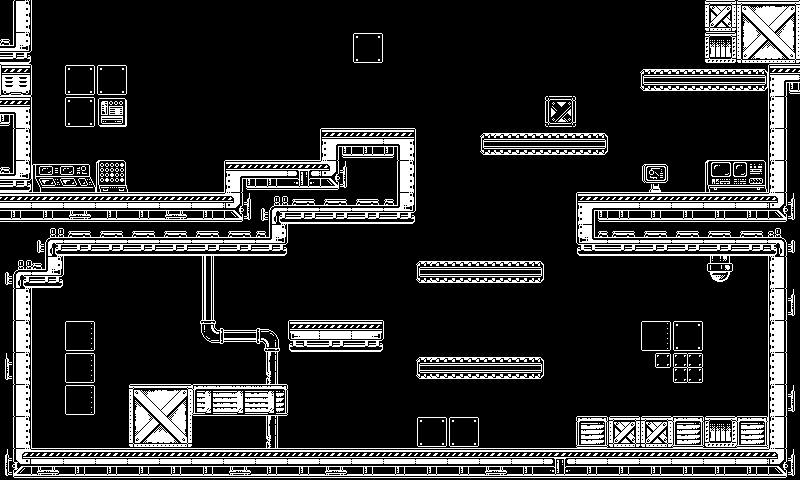

This game map was drawn from its Tiled (.tmx) file and the tilesets committed beside it. A one-line description and the full map source follow:
An orthogonal 25x15 tile map with 32x32 px tiles, 1 tile layer (background) and 20 objects.

<map version="1.5" tiledversion="1.7.1" orientation="orthogonal" renderorder="right-down" width="25" height="15" tilewidth="32" tileheight="32" infinite="0" nextlayerid="8" nextobjectid="29">
 <editorsettings>
  <export target="map.lua" format="lua" />
 </editorsettings>
 <tileset firstgid="1" name="robo_1b_tileset_visual" tilewidth="32" tileheight="32" tilecount="308" columns="22">
  <image source="../assets/robo_1b_tileset_visual.png" width="704" height="464" />
 </tileset>
 <layer id="5" name="background" width="25" height="15">
  <data encoding="csv">
96,0,0,0,0,0,0,0,0,0,0,0,0,0,0,0,0,0,0,0,0,0,108,105,106,
160,0,0,0,0,0,0,0,0,0,0,35,0,0,0,0,0,0,0,0,0,0,107,127,128,
228,0,35,35,0,0,0,0,0,0,0,0,0,0,0,0,0,0,0,0,100,101,101,102,26,
74,0,35,32,0,0,0,0,0,0,0,0,0,0,0,0,0,129,0,0,0,0,0,0,48,
96,0,0,0,0,0,0,0,0,0,68,27,28,0,0,100,101,101,102,0,0,0,0,0,48,
118,61,62,41,0,0,0,68,27,30,70,93,96,0,0,0,0,0,0,0,65,0,63,64,48,
69,27,24,27,27,24,27,70,116,159,159,159,118,0,0,0,0,0,68,27,27,27,27,27,70,
93,116,159,159,159,159,159,159,118,0,0,0,0,0,0,0,0,0,112,113,113,113,113,113,114,
116,118,0,0,0,0,186,0,0,0,0,0,0,100,101,101,102,0,0,0,0,0,193,0,90,
96,0,0,0,0,0,186,0,0,0,0,0,0,0,0,0,0,0,0,0,0,0,0,0,156,
96,0,34,0,0,0,208,165,166,202,203,204,0,0,0,0,0,0,0,0,34,35,0,0,90,
162,0,34,0,0,0,0,0,211,0,0,0,0,100,101,101,102,0,0,0,37,36,0,0,90,
96,0,34,0,105,106,151,152,153,0,0,0,0,0,0,0,0,0,0,0,0,0,0,0,156,
96,0,0,0,127,128,0,0,211,0,0,0,0,35,35,0,0,0,131,108,108,131,107,131,90,
72,24,27,27,27,27,27,24,27,27,24,27,27,27,27,24,27,30,27,27,27,27,27,27,70
</data>
 </layer>
 <objectgroup color="#aa0000" id="6" name="solids">
  <object id="8" x="320" y="128" width="96" height="96" />
  <object id="10" x="224" y="160" width="96" height="64" />
  <object id="11" x="224" y="224" width="64" height="32" />
  <object id="12" x="64" y="192" width="160" height="64" />
  <object id="13" x="32" y="192" width="32" height="96" />
  <object id="14" x="0" y="0" width="32" height="448" />
  <object id="15" x="0" y="448" width="800" height="32" />
  <object id="16" x="768" y="0" width="32" height="448" />
  <object id="17" x="576" y="416" width="192" height="32" />
  <object id="18" x="128" y="384" width="64" height="64" />
  <object id="19" x="192" y="384" width="96" height="32" />
  <object id="20" x="288" y="320" width="96" height="32" />
  <object id="21" x="416" y="352" width="128" height="32" />
  <object id="22" x="416" y="256" width="128" height="32" />
  <object id="23" x="576" y="192" width="192" height="64" />
  <object id="24" x="640" y="64" width="128" height="32" />
  <object id="25" x="704" y="0" width="64" height="64" />
  <object id="26" x="480" y="128" width="128" height="32" />
  <object id="27" x="544" y="96" width="32" height="32" />
 </objectgroup>
 <objectgroup color="#00aa00" id="7" name="player">
  <object id="28" x="128" y="128" width="32" height="32" />
 </objectgroup>
</map>